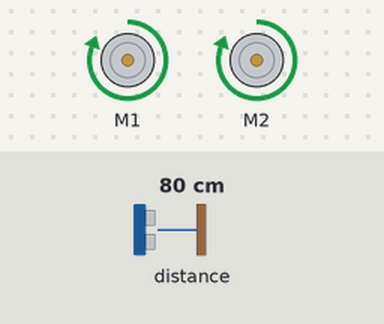
Recording of a program running on a simulated BBC micro:bit (MakeCode). On the bench: 2 × DC motor (green arrow = forward, orange = backward, longer = faster). Inputs (shaded band) come from the test bench; at power-on: distance to the obstacle 80 cm.

Above: at 1.2 s.
1.3 s: distance to the obstacle set to 2 cm
At 1.56 s:
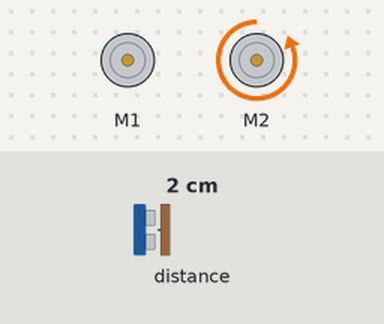
4.3 s: distance to the obstacle set to 8 cm
7.3 s: distance to the obstacle set to 10 cm
10.3 s: distance to the obstacle set to 35 cm
At 10.8 s:
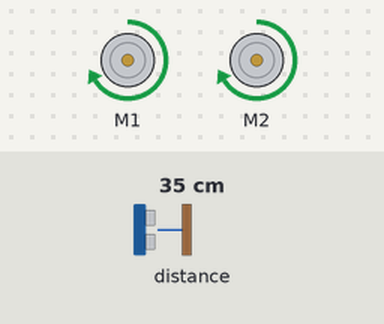
13.3 s: distance to the obstacle set to 4 cm
16.3 s: distance to the obstacle set to 120 cm
Timing chart, 0 to 20.3 s (numbered marks = the images above; inputs shaded):
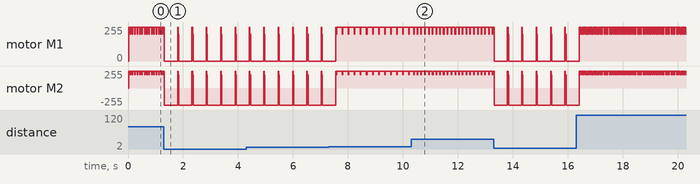

Measured:
- after the input at 10.3 s, motor M1, motor M2: alternates forward 255/255 for 0.12 s and forward 200/255 for 0.02 s, starting after 0.10 s
- by itself, motor M1, motor M2: repeats every 0.22 s: forward 200/255 0.02 s, forward 255/255 0.20 s

The program:

main.ts
```typescript
basic.forever(function () {
    maqueen.motorRun(maqueen.Motors.All, maqueen.Dir.CW, 200)
    if (maqueen.Ultrasonic() < 10) {
        maqueen.motorStop(maqueen.Motors.All)
        maqueen.motorRun(maqueen.Motors.All, maqueen.Dir.CCW, 255)
        maqueen.motorStop(maqueen.Motors.M1)
        basic.pause(500)
    }
    maqueen.motorRun(maqueen.Motors.All, maqueen.Dir.CW, 255)
})
```

test.ts
```typescript
// aquí va el archivo "tests"; esto no se compilará cuando este paquete se utilice como una extensión.
```
